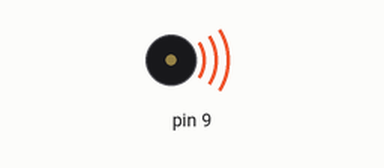
Simulated run of this sketch. Board: Arduino Uno, built with avr-gcc and run on an emulated ATmega328P. On the bench: buzzer (waves = sounding).

Above: at 0.15 s.
At 14.0 s:
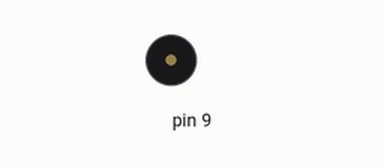
Timing chart, 0 to 14.6 s (numbered marks = the images above):
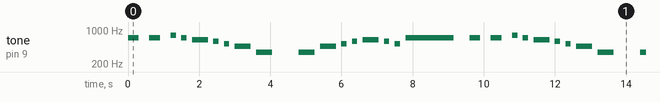

Measured:
- by itself, tone on pin 9: plays 700 Hz for 0.30 s, 700 Hz for 0.30 s, 780 Hz for 0.15 s, 700 Hz for 0.15 s, 625 Hz for 0.45 s, 590 Hz for 0.15 s … (204 notes in this stretch)

The sketch:

momom.ino
```cpp
void setup() {
pinMode(9, OUTPUT);
}

void loop() {
tone(9, 700, 300);
delay(600);
tone(9, 700, 300);
delay(600);
tone(9, 780, 150);
delay(300);
tone(9, 700, 150);
delay(300);
tone(9, 625, 450);
delay(600);
tone(9, 590, 150);
delay(300);
tone(9, 520, 150);
delay(300);
tone(9, 460, 450);
delay(600);
tone(9, 350, 450);
delay(600);
delay(600);
tone(9, 350, 450);
delay(600);
tone(9, 460, 450);
delay(600);
tone(9, 520, 150);
delay(300);
tone(9, 590, 150);
delay(300);
tone(9, 625, 450);
delay(600);
tone(9, 590, 150);
delay(300);
tone(9, 520, 150);
delay(300);
tone(9, 700, 1350);
delay(1800);
tone(9, 700, 300);
delay(600);
tone(9, 700, 300);
delay(600);
tone(9, 780, 150);
delay(300);
tone(9, 700, 150);
delay(300);
tone(9, 625, 450);
delay(600);
tone(9, 590, 150);
delay(300);
tone(9, 520, 150);
delay(300);
tone(9, 460, 450);
delay(600);
tone(9, 350, 450);
delay(600);
delay(600);
tone(9, 350, 450);
delay(600);
tone(9, 625, 450);
delay(600);
tone(9, 590, 150);
delay(300);
tone(9, 520, 150);
delay(300);
tone(9, 700, 450);
delay(600);
tone(9, 590, 150);
delay(300);
tone(9, 520, 150);
delay(300);
tone(9, 460, 1350);
delay(5000);
}
```
